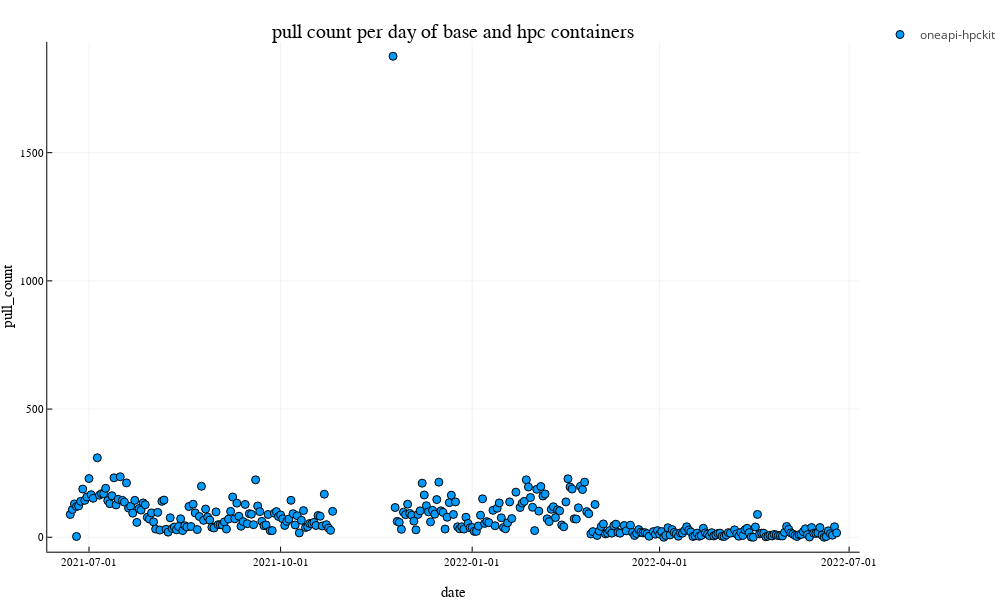

Source (notebook cell):
### Code cell
base_hpckit = vcat(basekit, hpckit)

hpckit_plt_per_day = @df hpckit plot(
    :date,
    :pull_count_per_day,
    group= :name,
    lw=2,
    title="pull count per day of base and hpc containers",
    xlabel="date",
    ylabel="pull_count",
    size=(1000, 600),
    seriestype=:scatter
)

### Figure 1 — Plotly figure (JSON) as saved in the notebook; plotly's stock layout.template omitted (floating-point values rounded to 4 significant figures; data arrays with more than 128 entries replaced by an {"elided": "..."} marker saying what was removed)
{"data": [{"colorbar": {"title": ""}, "legendgroup": "oneapi-hpckit", "marker": {"color": "rgba(0, 154, 250, 1.000)", "line": {"color": "rgba(0, 0, 0, 1.000)", "width": 1}, "size": 8, "symbol": "circle"}, "mode": "markers", "name": "oneapi-hpckit", "showlegend": true, "type": "scatter", "x": {"elided": "334 int values"}, "xaxis": "x", "y": {"elided": "334 int values"}, "yaxis": "y", "zmax": null, "zmin": null}], "layout": {"annotations": [{"font": {"color": "rgba(0, 0, 0, 1.000)", "family": "sans-serif", "size": 20}, "rotation": 0, "showarrow": false, "text": "pull count per day of base and hpc containers", "x": 0.5254, "xanchor": "center", "xref": "paper", "y": 1, "yanchor": "top", "yref": "paper"}], "height": 600, "legend_position": {"bgcolor": "rgba(255, 255, 255, 1.000)", "bordercolor": "rgba(0, 0, 0, 1.000)", "borderwidth": 1, "font": {"color": "rgba(0, 0, 0, 1.000)", "family": "sans-serif", "size": 11}, "title": {"font": {"color": "rgba(0, 0, 0, 1.000)", "family": "sans-serif", "size": 15}, "text": ""}, "tracegroupgap": 0, "traceorder": "normal", "x": 1, "xanchor": "auto", "y": 1, "yanchor": "auto"}, "margin": {"b": 20, "l": 0, "r": 0, "t": 20}, "paper_bgcolor": "rgba(255, 255, 255, 1.000)", "plot_bgcolor": "rgba(255, 255, 255, 1.000)", "showlegend": true, "width": 1000, "xaxis": {"anchor": "y", "domain": [0.05477, 0.9961], "gridcolor": "rgba(0, 0, 0, 0.100)", "gridwidth": 0.5, "linecolor": "rgba(0, 0, 0, 1.000)", "mirror": false, "range": [738000.0, 738300.0], "showgrid": true, "showline": true, "showticklabels": true, "tickangle": 0, "tickcolor": "rgb(0, 0, 0)", "tickfont": {"color": "rgba(0, 0, 0, 1.000)", "family": "sans-serif", "size": 11}, "tickmode": "array", "ticks": "inside", "ticktext": ["2021-07-01", "2021-10-01", "2022-01-01", "2022-04-01", "2022-07-01"], "tickvals": [737972, 738064, 738156, 738246, 738337], "title": "date", "titlefont": {"color": "rgba(0, 0, 0, 1.000)", "family": "sans-serif", "size": 15}, "type": "-", "visible": true, "zeroline": false, "zerolinecolor": "rgba(0, 0, 0, 1.000)"}, "yaxis": {"anchor": "x", "domain": [0.05054, 0.961], "gridcolor": "rgba(0, 0, 0, 0.100)", "gridwidth": 0.5, "linecolor": "rgba(0, 0, 0, 1.000)", "mirror": false, "range": [-56.28, 1932.0], "showgrid": true, "showline": true, "showticklabels": true, "tickangle": 0, "tickcolor": "rgb(0, 0, 0)", "tickfont": {"color": "rgba(0, 0, 0, 1.000)", "family": "sans-serif", "size": 11}, "tickmode": "array", "ticks": "inside", "ticktext": ["0", "500", "1000", "1500"], "tickvals": [0, 500, 1000, 1500], "title": "pull_count", "titlefont": {"color": "rgba(0, 0, 0, 1.000)", "family": "sans-serif", "size": 15}, "type": "-", "visible": true, "zeroline": false, "zerolinecolor": "rgba(0, 0, 0, 1.000)"}}}
